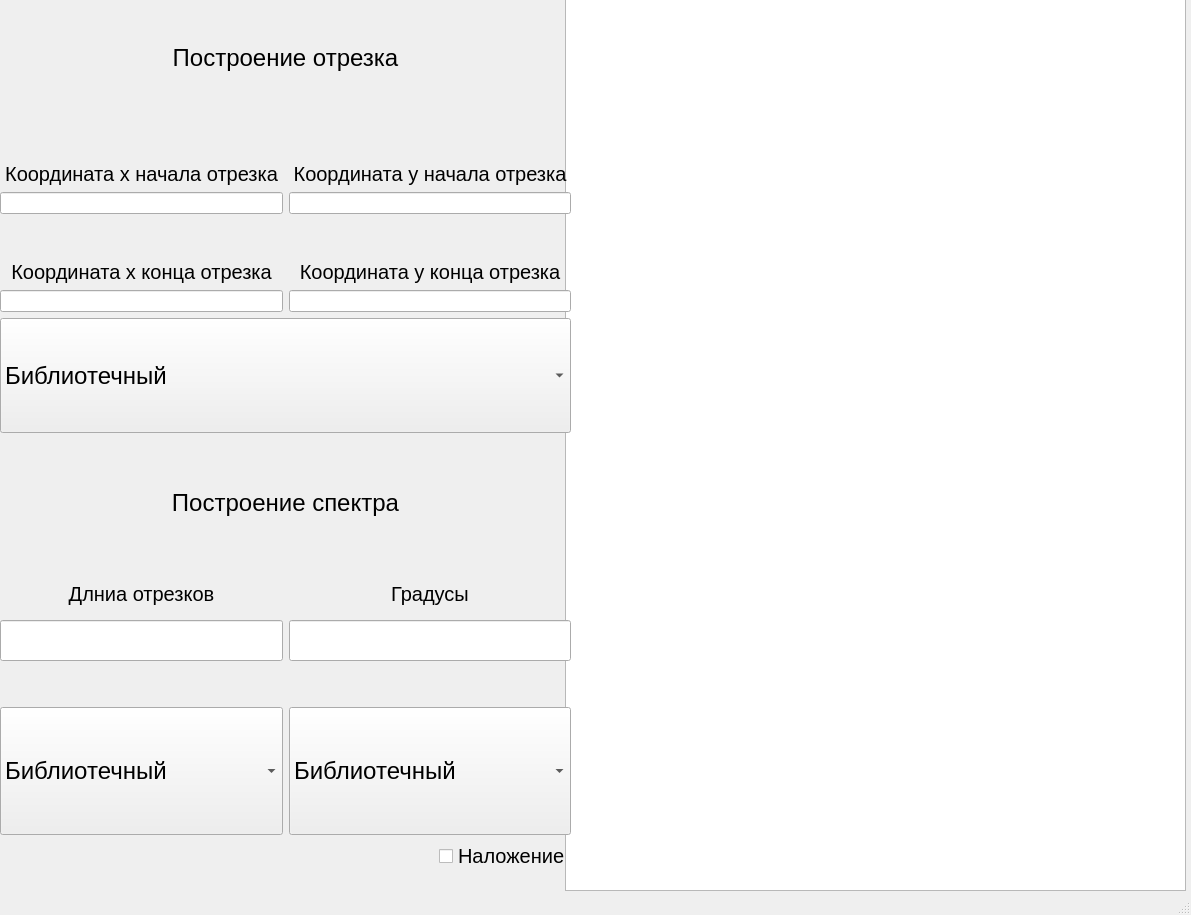
<?xml version="1.0" encoding="UTF-8"?>
<ui version="4.0">
 <class>MainWindow</class>
 <widget class="QMainWindow" name="MainWindow">
  <property name="geometry">
   <rect>
    <x>0</x>
    <y>0</y>
    <width>1191</width>
    <height>915</height>
   </rect>
  </property>
  <property name="windowTitle">
   <string>MainWindow</string>
  </property>
  <widget class="QWidget" name="centralwidget">
   <widget class="QGraphicsView" name="graphicsView">
    <property name="geometry">
     <rect>
      <x>565</x>
      <y>-10</y>
      <width>621</width>
      <height>901</height>
     </rect>
    </property>
   </widget>
   <widget class="QWidget" name="verticalLayoutWidget">
    <property name="geometry">
     <rect>
      <x>0</x>
      <y>0</y>
      <width>571</width>
      <height>871</height>
     </rect>
    </property>
    <layout class="QVBoxLayout" name="verticalLayout">
     <item>
      <layout class="QVBoxLayout" name="verticalLayout_4">
       <item>
        <widget class="QLabel" name="label">
         <property name="sizePolicy">
          <sizepolicy hsizetype="Preferred" vsizetype="Preferred">
           <horstretch>0</horstretch>
           <verstretch>0</verstretch>
          </sizepolicy>
         </property>
         <property name="font">
          <font>
           <family>Arial</family>
           <pointsize>18</pointsize>
          </font>
         </property>
         <property name="text">
          <string>Построение отрезка</string>
         </property>
         <property name="alignment">
          <set>Qt::AlignCenter</set>
         </property>
        </widget>
       </item>
       <item>
        <layout class="QHBoxLayout" name="horizontalLayout">
         <item>
          <layout class="QVBoxLayout" name="verticalLayout_2">
           <item>
            <spacer name="verticalSpacer">
             <property name="orientation">
              <enum>Qt::Vertical</enum>
             </property>
             <property name="sizeType">
              <enum>QSizePolicy::Preferred</enum>
             </property>
             <property name="sizeHint" stdset="0">
              <size>
               <width>20</width>
               <height>40</height>
              </size>
             </property>
            </spacer>
           </item>
           <item>
            <widget class="QLabel" name="label_2">
             <property name="sizePolicy">
              <sizepolicy hsizetype="Preferred" vsizetype="Preferred">
               <horstretch>0</horstretch>
               <verstretch>0</verstretch>
              </sizepolicy>
             </property>
             <property name="font">
              <font>
               <family>Arial</family>
               <pointsize>15</pointsize>
              </font>
             </property>
             <property name="text">
              <string>Координата x начала отрезка</string>
             </property>
             <property name="alignment">
              <set>Qt::AlignCenter</set>
             </property>
            </widget>
           </item>
           <item>
            <widget class="QLineEdit" name="lineEdit">
             <property name="sizePolicy">
              <sizepolicy hsizetype="Preferred" vsizetype="Preferred">
               <horstretch>0</horstretch>
               <verstretch>0</verstretch>
              </sizepolicy>
             </property>
            </widget>
           </item>
           <item>
            <spacer name="verticalSpacer_2">
             <property name="orientation">
              <enum>Qt::Vertical</enum>
             </property>
             <property name="sizeType">
              <enum>QSizePolicy::Preferred</enum>
             </property>
             <property name="sizeHint" stdset="0">
              <size>
               <width>20</width>
               <height>40</height>
              </size>
             </property>
            </spacer>
           </item>
           <item>
            <widget class="QLabel" name="label_4">
             <property name="sizePolicy">
              <sizepolicy hsizetype="Preferred" vsizetype="Preferred">
               <horstretch>0</horstretch>
               <verstretch>0</verstretch>
              </sizepolicy>
             </property>
             <property name="font">
              <font>
               <family>Arial</family>
               <pointsize>15</pointsize>
              </font>
             </property>
             <property name="text">
              <string>Координата x конца отрезка</string>
             </property>
             <property name="alignment">
              <set>Qt::AlignCenter</set>
             </property>
            </widget>
           </item>
           <item>
            <widget class="QLineEdit" name="lineEdit_3">
             <property name="sizePolicy">
              <sizepolicy hsizetype="Expanding" vsizetype="Preferred">
               <horstretch>0</horstretch>
               <verstretch>0</verstretch>
              </sizepolicy>
             </property>
            </widget>
           </item>
          </layout>
         </item>
         <item>
          <layout class="QVBoxLayout" name="verticalLayout_3">
           <item>
            <spacer name="verticalSpacer_3">
             <property name="orientation">
              <enum>Qt::Vertical</enum>
             </property>
             <property name="sizeType">
              <enum>QSizePolicy::Preferred</enum>
             </property>
             <property name="sizeHint" stdset="0">
              <size>
               <width>20</width>
               <height>40</height>
              </size>
             </property>
            </spacer>
           </item>
           <item>
            <widget class="QLabel" name="label_3">
             <property name="sizePolicy">
              <sizepolicy hsizetype="Preferred" vsizetype="Preferred">
               <horstretch>0</horstretch>
               <verstretch>0</verstretch>
              </sizepolicy>
             </property>
             <property name="font">
              <font>
               <family>Arial</family>
               <pointsize>15</pointsize>
              </font>
             </property>
             <property name="text">
              <string>Координата y начала отрезка</string>
             </property>
             <property name="alignment">
              <set>Qt::AlignCenter</set>
             </property>
            </widget>
           </item>
           <item>
            <widget class="QLineEdit" name="lineEdit_2">
             <property name="sizePolicy">
              <sizepolicy hsizetype="Preferred" vsizetype="Preferred">
               <horstretch>0</horstretch>
               <verstretch>0</verstretch>
              </sizepolicy>
             </property>
            </widget>
           </item>
           <item>
            <spacer name="verticalSpacer_4">
             <property name="orientation">
              <enum>Qt::Vertical</enum>
             </property>
             <property name="sizeType">
              <enum>QSizePolicy::Preferred</enum>
             </property>
             <property name="sizeHint" stdset="0">
              <size>
               <width>20</width>
               <height>40</height>
              </size>
             </property>
            </spacer>
           </item>
           <item>
            <widget class="QLabel" name="label_5">
             <property name="sizePolicy">
              <sizepolicy hsizetype="Preferred" vsizetype="Preferred">
               <horstretch>0</horstretch>
               <verstretch>0</verstretch>
              </sizepolicy>
             </property>
             <property name="font">
              <font>
               <family>Arial</family>
               <pointsize>15</pointsize>
              </font>
             </property>
             <property name="text">
              <string>Координата y конца отрезка</string>
             </property>
             <property name="alignment">
              <set>Qt::AlignCenter</set>
             </property>
            </widget>
           </item>
           <item>
            <widget class="QLineEdit" name="lineEdit_4">
             <property name="sizePolicy">
              <sizepolicy hsizetype="Expanding" vsizetype="Preferred">
               <horstretch>0</horstretch>
               <verstretch>0</verstretch>
              </sizepolicy>
             </property>
            </widget>
           </item>
          </layout>
         </item>
        </layout>
       </item>
       <item>
        <widget class="QComboBox" name="comboBox">
         <property name="sizePolicy">
          <sizepolicy hsizetype="Preferred" vsizetype="Preferred">
           <horstretch>0</horstretch>
           <verstretch>0</verstretch>
          </sizepolicy>
         </property>
         <property name="font">
          <font>
           <family>Arial</family>
           <pointsize>18</pointsize>
          </font>
         </property>
         <property name="cursor">
          <cursorShape>PointingHandCursor</cursorShape>
         </property>
         <property name="sizeAdjustPolicy">
          <enum>QComboBox::AdjustToContents</enum>
         </property>
         <item>
          <property name="text">
           <string>Библиотечный</string>
          </property>
         </item>
         <item>
          <property name="text">
           <string>ЦДА</string>
          </property>
         </item>
         <item>
          <property name="text">
           <string>Ву</string>
          </property>
         </item>
        </widget>
       </item>
      </layout>
     </item>
     <item>
      <layout class="QVBoxLayout" name="verticalLayout_11">
       <item>
        <widget class="QLabel" name="label_16">
         <property name="sizePolicy">
          <sizepolicy hsizetype="Preferred" vsizetype="Preferred">
           <horstretch>0</horstretch>
           <verstretch>0</verstretch>
          </sizepolicy>
         </property>
         <property name="font">
          <font>
           <family>Arial</family>
           <pointsize>18</pointsize>
          </font>
         </property>
         <property name="text">
          <string>Построение спектра</string>
         </property>
         <property name="alignment">
          <set>Qt::AlignCenter</set>
         </property>
        </widget>
       </item>
       <item>
        <layout class="QHBoxLayout" name="horizontalLayout_4">
         <item>
          <layout class="QVBoxLayout" name="verticalLayout_12">
           <item>
            <widget class="QLabel" name="label_17">
             <property name="sizePolicy">
              <sizepolicy hsizetype="Preferred" vsizetype="Preferred">
               <horstretch>0</horstretch>
               <verstretch>0</verstretch>
              </sizepolicy>
             </property>
             <property name="font">
              <font>
               <family>Arial</family>
               <pointsize>15</pointsize>
              </font>
             </property>
             <property name="text">
              <string>Длниа отрезков</string>
             </property>
             <property name="alignment">
              <set>Qt::AlignCenter</set>
             </property>
            </widget>
           </item>
           <item>
            <widget class="QLineEdit" name="lineEdit_13">
             <property name="sizePolicy">
              <sizepolicy hsizetype="Preferred" vsizetype="Preferred">
               <horstretch>0</horstretch>
               <verstretch>0</verstretch>
              </sizepolicy>
             </property>
            </widget>
           </item>
           <item>
            <spacer name="verticalSpacer_14">
             <property name="orientation">
              <enum>Qt::Vertical</enum>
             </property>
             <property name="sizeType">
              <enum>QSizePolicy::Preferred</enum>
             </property>
             <property name="sizeHint" stdset="0">
              <size>
               <width>20</width>
               <height>40</height>
              </size>
             </property>
            </spacer>
           </item>
          </layout>
         </item>
         <item>
          <layout class="QVBoxLayout" name="verticalLayout_13">
           <item>
            <widget class="QLabel" name="label_19">
             <property name="sizePolicy">
              <sizepolicy hsizetype="Preferred" vsizetype="Preferred">
               <horstretch>0</horstretch>
               <verstretch>0</verstretch>
              </sizepolicy>
             </property>
             <property name="font">
              <font>
               <family>Arial</family>
               <pointsize>15</pointsize>
              </font>
             </property>
             <property name="text">
              <string>Градусы</string>
             </property>
             <property name="alignment">
              <set>Qt::AlignCenter</set>
             </property>
            </widget>
           </item>
           <item>
            <widget class="QLineEdit" name="lineEdit_15">
             <property name="sizePolicy">
              <sizepolicy hsizetype="Preferred" vsizetype="Preferred">
               <horstretch>0</horstretch>
               <verstretch>0</verstretch>
              </sizepolicy>
             </property>
            </widget>
           </item>
           <item>
            <spacer name="verticalSpacer_15">
             <property name="orientation">
              <enum>Qt::Vertical</enum>
             </property>
             <property name="sizeType">
              <enum>QSizePolicy::Preferred</enum>
             </property>
             <property name="sizeHint" stdset="0">
              <size>
               <width>20</width>
               <height>40</height>
              </size>
             </property>
            </spacer>
           </item>
          </layout>
         </item>
        </layout>
       </item>
       <item>
        <layout class="QHBoxLayout" name="horizontalLayout_5">
         <item>
          <widget class="QComboBox" name="comboBox_4">
           <property name="sizePolicy">
            <sizepolicy hsizetype="Preferred" vsizetype="Preferred">
             <horstretch>0</horstretch>
             <verstretch>0</verstretch>
            </sizepolicy>
           </property>
           <property name="font">
            <font>
             <family>Arial</family>
             <pointsize>18</pointsize>
            </font>
           </property>
           <property name="cursor">
            <cursorShape>PointingHandCursor</cursorShape>
           </property>
           <property name="sizeAdjustPolicy">
            <enum>QComboBox::AdjustToContents</enum>
           </property>
           <item>
            <property name="text">
             <string>Библиотечный</string>
            </property>
           </item>
           <item>
            <property name="text">
             <string>ЦДА</string>
            </property>
           </item>
           <item>
            <property name="text">
             <string>Ву</string>
            </property>
           </item>
          </widget>
         </item>
         <item>
          <widget class="QComboBox" name="comboBox_5">
           <property name="sizePolicy">
            <sizepolicy hsizetype="Preferred" vsizetype="Preferred">
             <horstretch>0</horstretch>
             <verstretch>0</verstretch>
            </sizepolicy>
           </property>
           <property name="font">
            <font>
             <family>Arial</family>
             <pointsize>18</pointsize>
            </font>
           </property>
           <property name="cursor">
            <cursorShape>PointingHandCursor</cursorShape>
           </property>
           <property name="sizeAdjustPolicy">
            <enum>QComboBox::AdjustToContents</enum>
           </property>
           <item>
            <property name="text">
             <string>Библиотечный</string>
            </property>
           </item>
           <item>
            <property name="text">
             <string>ЦДА</string>
            </property>
           </item>
           <item>
            <property name="text">
             <string>Ву</string>
            </property>
           </item>
          </widget>
         </item>
        </layout>
       </item>
       <item>
        <layout class="QHBoxLayout" name="horizontalLayout_6">
         <item>
          <spacer name="horizontalSpacer">
           <property name="orientation">
            <enum>Qt::Horizontal</enum>
           </property>
           <property name="sizeHint" stdset="0">
            <size>
             <width>40</width>
             <height>20</height>
            </size>
           </property>
          </spacer>
         </item>
         <item>
          <widget class="QCheckBox" name="checkBox">
           <property name="font">
            <font>
             <family>Arial</family>
             <pointsize>15</pointsize>
            </font>
           </property>
           <property name="text">
            <string>Наложение</string>
           </property>
          </widget>
         </item>
        </layout>
       </item>
      </layout>
     </item>
    </layout>
   </widget>
  </widget>
  <widget class="QMenuBar" name="menubar">
   <property name="geometry">
    <rect>
     <x>0</x>
     <y>0</y>
     <width>1191</width>
     <height>21</height>
    </rect>
   </property>
  </widget>
  <widget class="QStatusBar" name="statusbar"/>
 </widget>
 <resources/>
 <connections/>
</ui>
